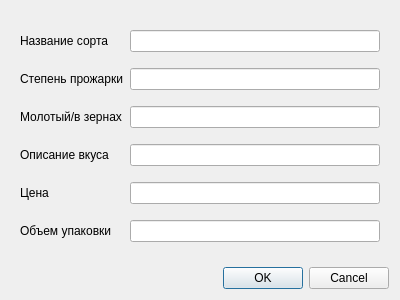
<?xml version="1.0" encoding="UTF-8"?>
<ui version="4.0">
 <class>Dialog</class>
 <widget class="QDialog" name="Dialog">
  <property name="geometry">
   <rect>
    <x>0</x>
    <y>0</y>
    <width>400</width>
    <height>300</height>
   </rect>
  </property>
  <property name="windowTitle">
   <string>Dialog</string>
  </property>
  <layout class="QVBoxLayout" name="verticalLayout_2">
   <item>
    <widget class="QWidget" name="gridWidget" native="true">
     <layout class="QGridLayout" name="gridLayout">
      <item row="1" column="1">
       <widget class="QLineEdit" name="rare"/>
      </item>
      <item row="1" column="0">
       <widget class="QLabel" name="label_2">
        <property name="text">
         <string>Степень прожарки</string>
        </property>
       </widget>
      </item>
      <item row="3" column="0">
       <widget class="QLabel" name="label_4">
        <property name="text">
         <string>Описание вкуса</string>
        </property>
       </widget>
      </item>
      <item row="0" column="1">
       <widget class="QLineEdit" name="sort"/>
      </item>
      <item row="3" column="1">
       <widget class="QLineEdit" name="taste"/>
      </item>
      <item row="2" column="1">
       <widget class="QLineEdit" name="state"/>
      </item>
      <item row="2" column="0">
       <widget class="QLabel" name="label_3">
        <property name="text">
         <string>Молотый/в зернах</string>
        </property>
       </widget>
      </item>
      <item row="0" column="0">
       <widget class="QLabel" name="label">
        <property name="text">
         <string>Название сорта</string>
        </property>
       </widget>
      </item>
      <item row="4" column="0">
       <widget class="QLabel" name="label_5">
        <property name="text">
         <string>Цена</string>
        </property>
       </widget>
      </item>
      <item row="4" column="1">
       <widget class="QLineEdit" name="price"/>
      </item>
      <item row="5" column="0">
       <widget class="QLabel" name="label_6">
        <property name="text">
         <string>Объем упаковки</string>
        </property>
       </widget>
      </item>
      <item row="5" column="1">
       <widget class="QLineEdit" name="volume"/>
      </item>
     </layout>
    </widget>
   </item>
   <item>
    <widget class="QDialogButtonBox" name="buttonBox">
     <property name="orientation">
      <enum>Qt::Orientation::Horizontal</enum>
     </property>
     <property name="standardButtons">
      <set>QDialogButtonBox::StandardButton::Cancel|QDialogButtonBox::StandardButton::Ok</set>
     </property>
    </widget>
   </item>
  </layout>
 </widget>
 <resources/>
 <connections>
  <connection>
   <sender>buttonBox</sender>
   <signal>accepted()</signal>
   <receiver>Dialog</receiver>
   <slot>accept()</slot>
   <hints>
    <hint type="sourcelabel">
     <x>248</x>
     <y>254</y>
    </hint>
    <hint type="destinationlabel">
     <x>157</x>
     <y>274</y>
    </hint>
   </hints>
  </connection>
  <connection>
   <sender>buttonBox</sender>
   <signal>rejected()</signal>
   <receiver>Dialog</receiver>
   <slot>reject()</slot>
   <hints>
    <hint type="sourcelabel">
     <x>316</x>
     <y>260</y>
    </hint>
    <hint type="destinationlabel">
     <x>286</x>
     <y>274</y>
    </hint>
   </hints>
  </connection>
 </connections>
</ui>
